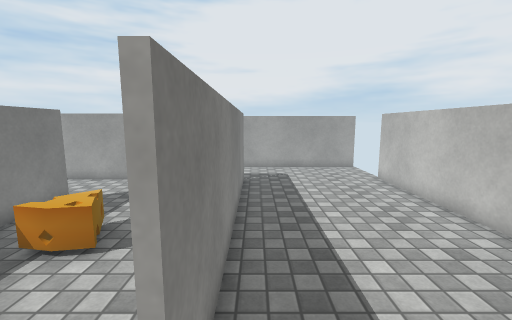
View 1 (above)

14 first-person views from a walk through a scene from a Unity 3-D project. The camera is 1.5 m above the floor, tilts 8° down and sees 90° across. The floor is counted in squares, 0.5 m on a side. Each view is taken from the middle of a square. On the plan, view 1 faces up. The plan holds only what a view shows up to about 19 squares ahead; the rest is blank. Some animated figures are not drawn. Some surface patterns are stand-ins.

View 2
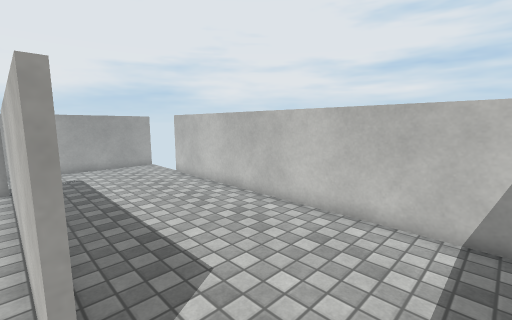

View 3
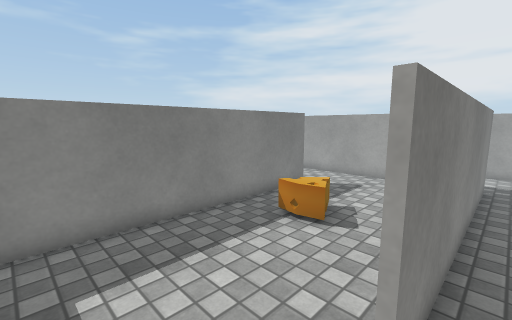

View 4
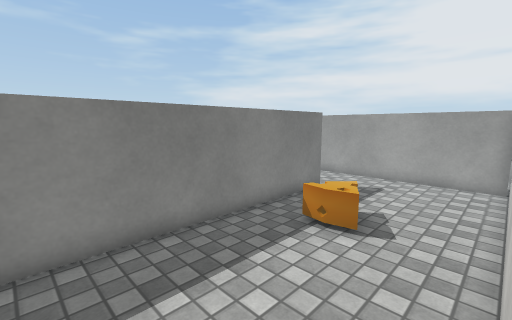

View 5
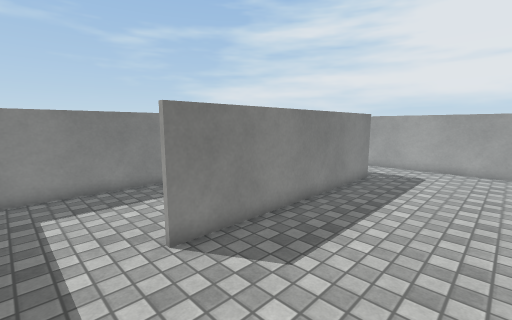

View 6
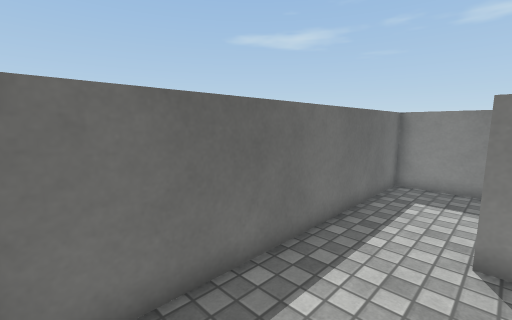

View 7
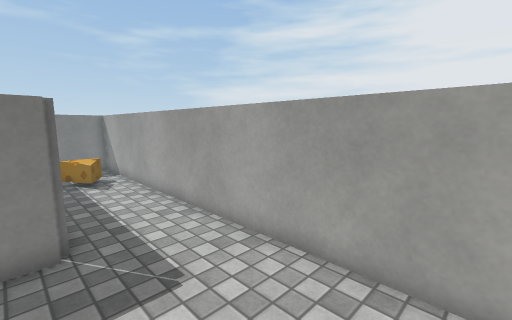

View 8
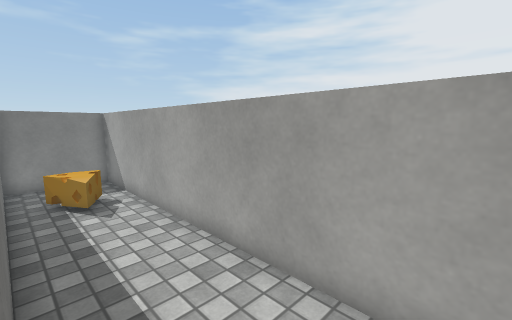

View 9
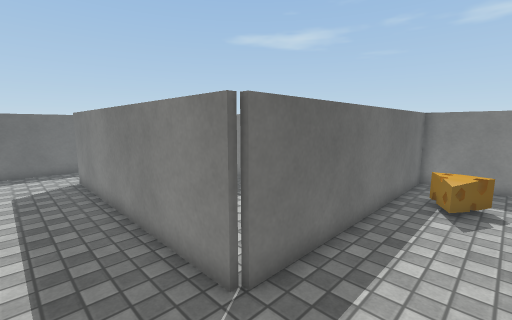

View 10
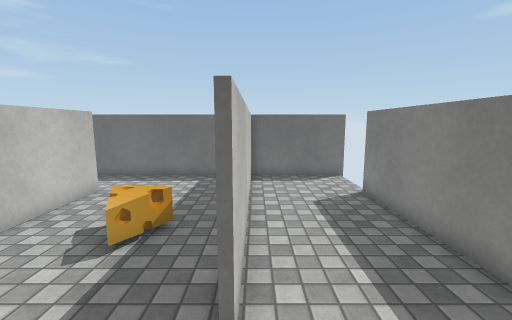

View 11
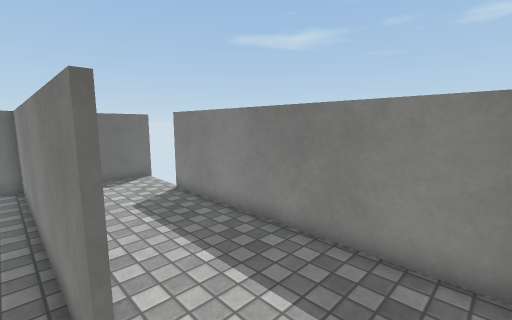

View 12
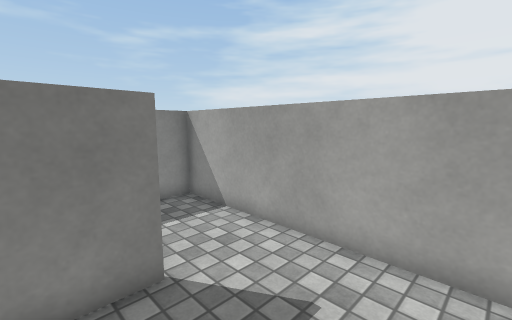

View 13
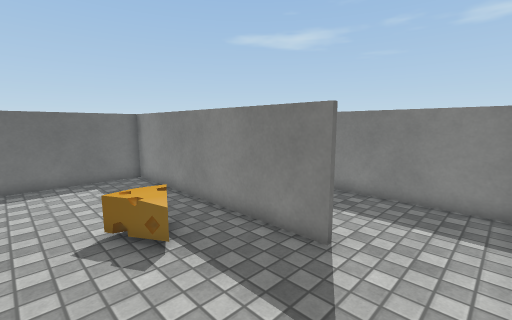

View 14
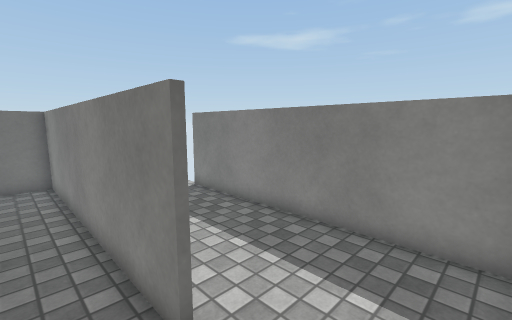

### Floor plan
Points are (right, up) in squares from view 1. A wall is a line through its corners. A room is listed if a view was taken in it or the views show most of it. See-through windows are left out.
Room 1 (views 1, 2, 3, 4, 5, 6, 7, 8, 9)
walls: (7, 17.8) (-12.8, 17.8) (-12.8, 13.9) (-0.7, 13.9) (-0.7, 1.6); (-1.5, -1.9) (6.2, -1.9); (6.8, -1.2) (6.8, 14.1)
ways out: opening at (-1, 0) to room 2; gap at (7, 14)
objects: cheese (-10, 15) to (-8, 17)
Room 2 (views 10, 11, 12, 13, 14)
walls: (-7.5, 10.1) (-7.5, -1.9); (-0.9, 1.6) (-0.9, 13.7) (-8.6, 13.7); (-8, -1.9) (-1.5, -1.9)
ways out: opening at (-1, 0) to room 1; opening at (-8, 12) to room 3
objects: cheese (-5, 5) to (-4, 7)
Room 3 (no view inside)
walls: (-7.7, 0.5) (-7.7, 10.1); (-8.6, 13.7) (-12.8, 13.7) (-12.8, 1.8); (-13.2, -1.9) (-8, -1.9)
ways out: opening at (-8, 12) to room 2; gap at (-13, 2)

Where each view was taken, in squares from view 1:
view 1: 0 up, 0 right, facing up
view 2: 1 down, 1 left, facing up-right
view 3: 1 down, 0 right, facing up-left
view 4: 1 down, 1 left, facing up-left
view 5: 1 down, 5 right, facing up-left
view 6: 2 up, 6 right, facing down-left
view 7: 13 up, 6 right, facing up-left
view 8: 14 up, 2 right, facing up-left
view 9: 17 up, 2 right, facing down-left
view 10: 13 up, 8 left, facing down
view 11: 13 up, 7 left, facing down-left
view 12: 8 up, 3 left, facing up-left
view 13: 13 up, 2 left, facing down-left
view 14: 13 up, 6 left, facing down-left
